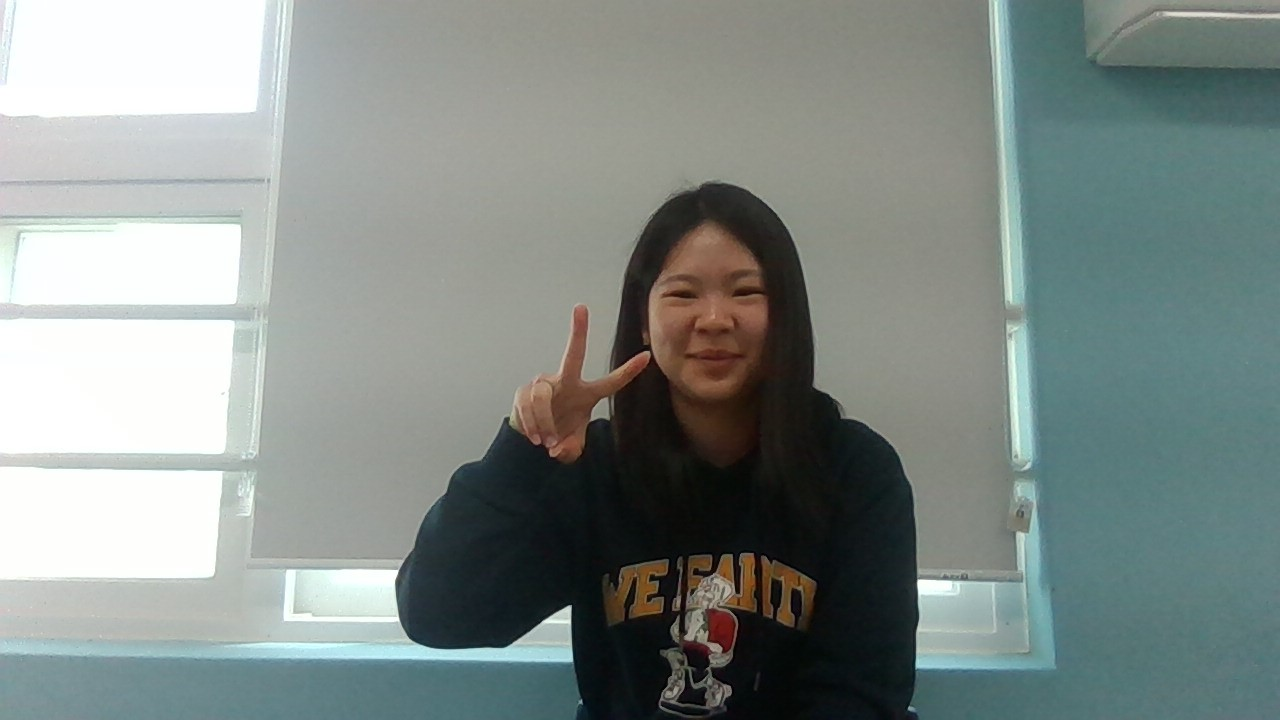
#> input picture image3.jpg, 1280 x 720 px
$ python arithmetic2.py
#> lines starting #> are read from the running program, lines starting #| are printed output that depends on the picture
""" 산술 몇 논리 연산2 """
import cv2 as cv
from matplotlib import pyplot as plt

img1 = cv.imread('image3.jpg')
#> img1 is the input picture: shape (720, 1280, 3); mean B, G, R 136.8, 140.3, 130.8
img2 = cv.imread('image4.jpg')
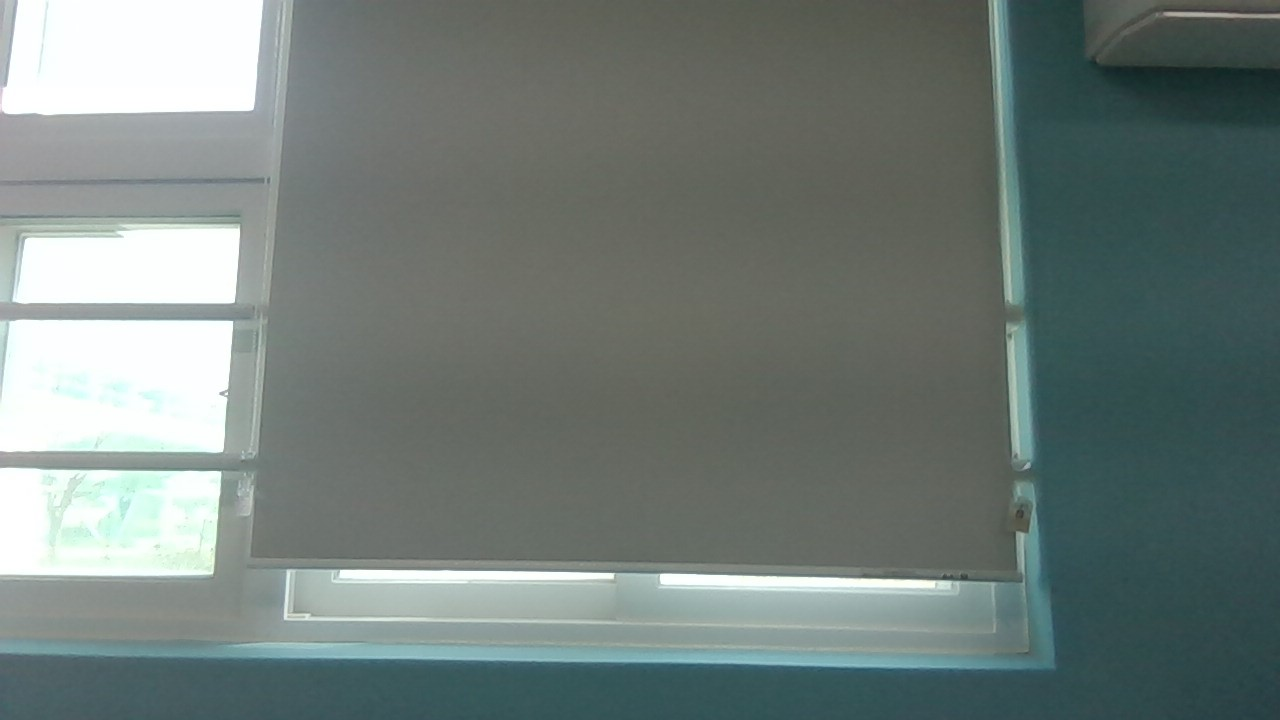
#> input picture image4.jpg, 1280 x 720 px
#> img2 is the input picture: shape (720, 1280, 3); mean B, G, R 121.2, 124.8, 112.8

#cv.subtract(src1, src2[,dst[,mask[,dtype]]]) -> dst
img3 = cv.add(img1, img2)
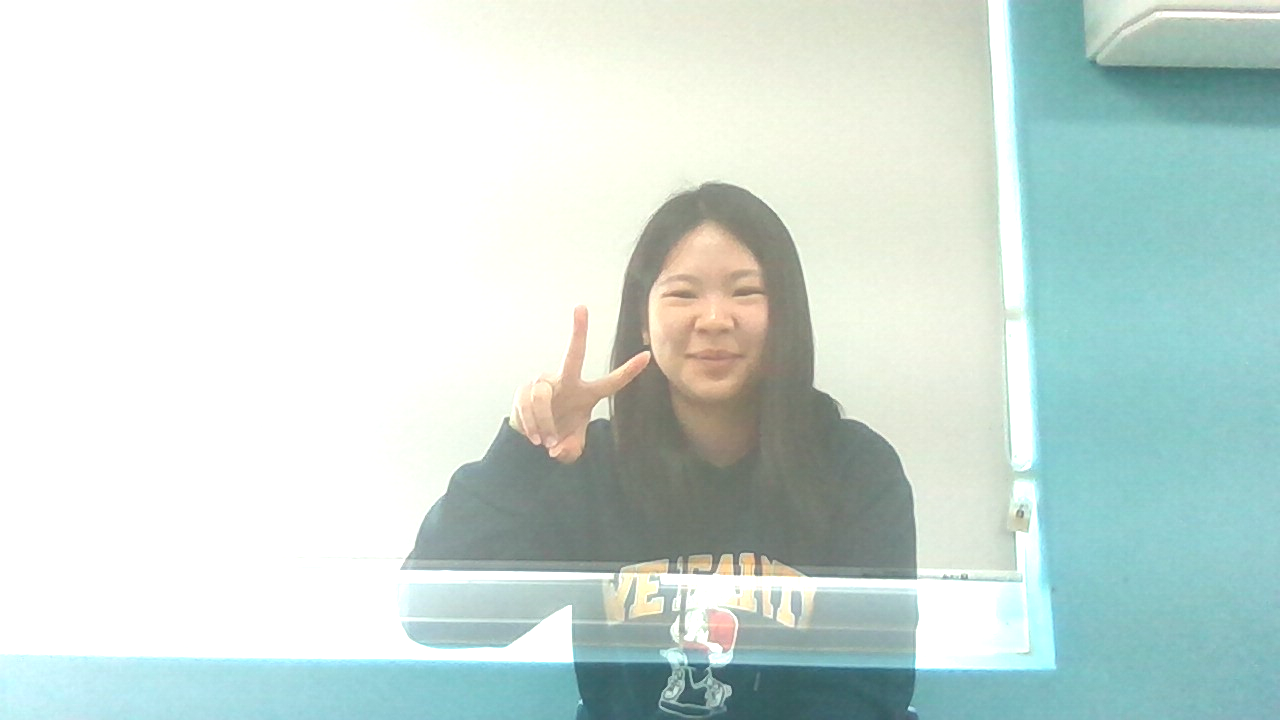
#> img3: shape (720, 1280, 3); mean B, G, R 216.1, 220.8, 204.7

# cv.absdiff(src1, src2[,dst]) -> dst
img4 = cv.absdiff(img1,img2)
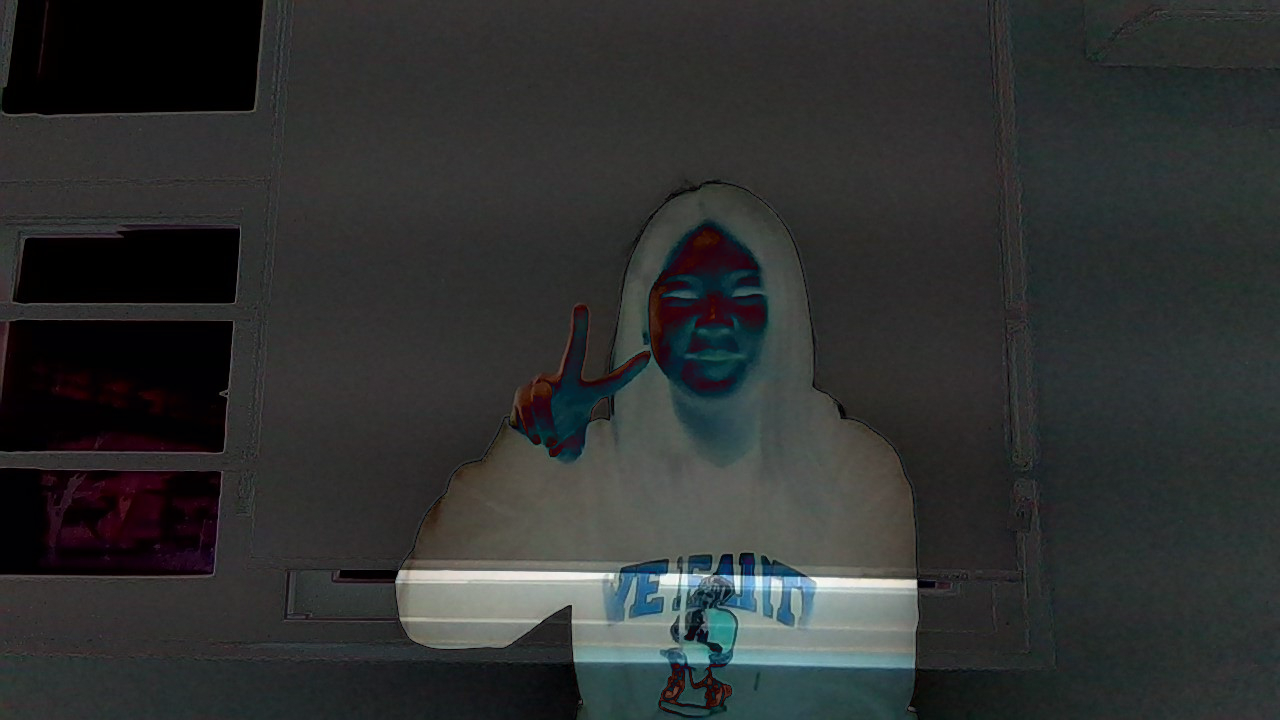
#> img4: shape (720, 1280, 3); mean B, G, R 48.5, 48.9, 46.7

titles = ['src','map','sub','absDiff']
imgs = [img1, img2, img3, img4]

for i in range(4):
    plt.subplot(2,2,i+1)
    plt.imshow(imgs[i])
    plt.title(titles[i])
    plt.xticks([])
    plt.yticks([])
plt.show()
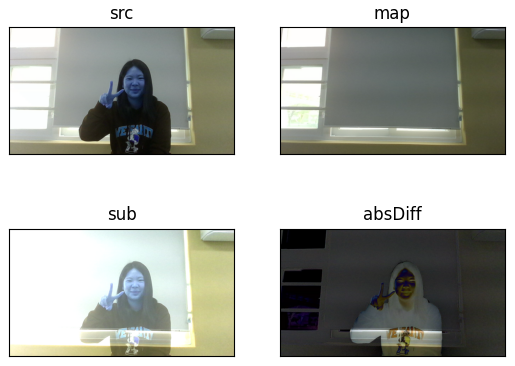
#> figure drawn by matplotlib, 4 panels; B, G, R data is drawn as R, G, B
